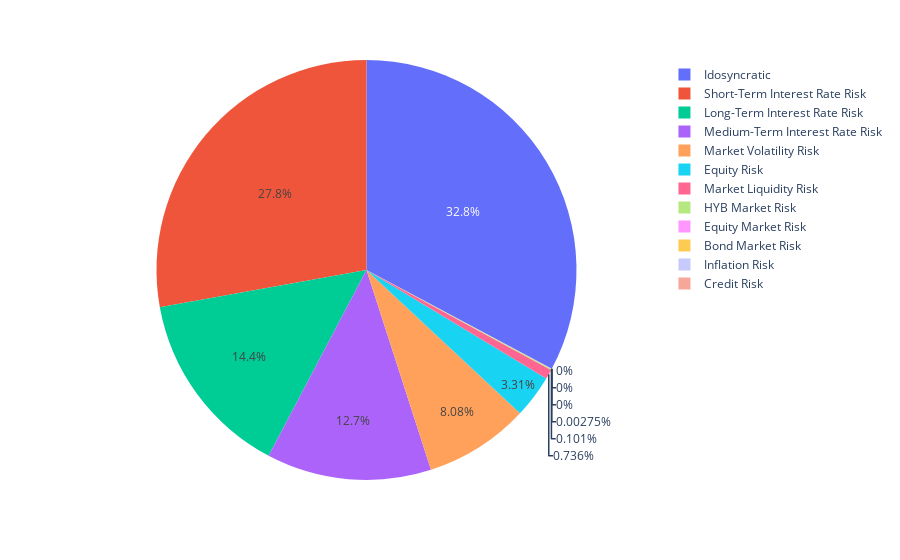
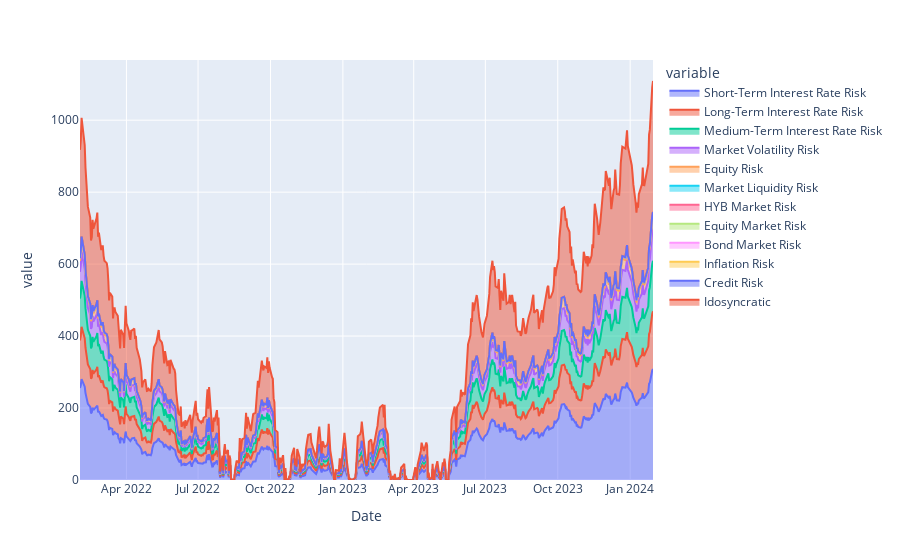
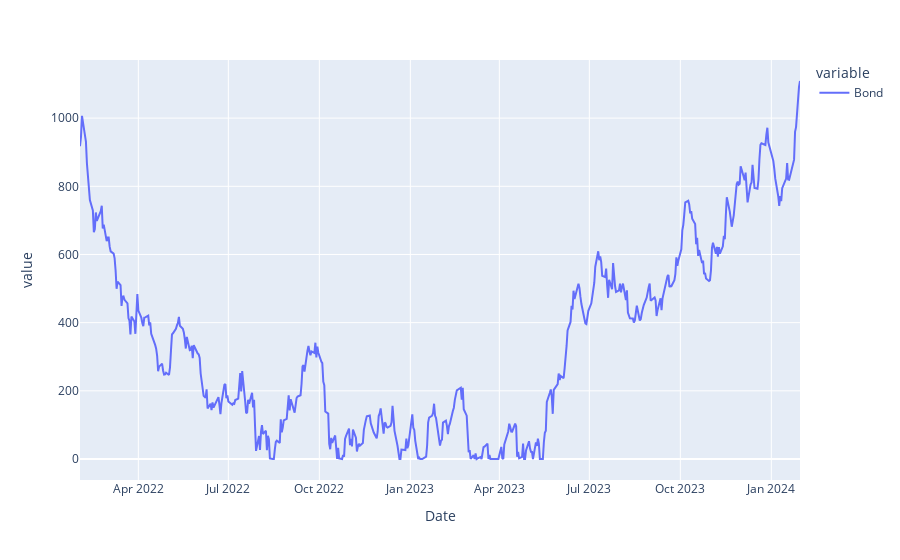

The cell these charts' notebook holds for them, in order:
### Code cell
# Ridge Regression L1_wt = 0
# LASSO Regression L1_wt = 1
# Elastic Net Regression 0 < L1_wt < 1


ALPHA = 2
L1 = 1.0
USE_NORMALIZED = False
ignore_columns = ["Date", "Bond Price", "Bond Price Normalized"]


if USE_NORMALIZED:
    columns = [c for c in df_raw.columns if (c not in ignore_columns) and ("Normalized" in c)]
    target = "Bond Price Normalized"
else:
    columns = [c for c in df_raw.columns if (c not in ignore_columns) and ("Normalized" not in c)]
    target = "Bond Price"
print(columns)

X = sm.add_constant(df_raw[columns])
X = X.fillna(X.mean())

model = sm.OLS(df_raw[target], X).fit_regularized(alpha=ALPHA, L1_wt=L1)
param_names = [name.replace(" Normalized", "") for name in model.model.exog_names]
param_values = list(model.params)

param_abs_values = [abs(float(v)) for v in param_values]
param_value_total = float(sum(param_abs_values))
param_proportion = [v/param_value_total for v in param_abs_values]
key_value = [(param_names[i], param_proportion[i]) for i in range(len(param_names))]
key_value.sort(key=lambda x: x[1], reverse=True)
const = float([x[1] for x in key_value if x[0] == "const"][0])
key_value = [x for x in key_value if x[0] != "const"]
key_value.append(["Idosyncratic", const])

df_pie = pd.DataFrame()
df_pie["Name"] = [x[0] for x in key_value]
df_pie["Value"] = [x[1] for x in key_value]
px.pie(df_pie, values="Value", names="Name").show()


proportion_total = np.zeros(df_raw.shape[0])

df_final = pd.DataFrame()
df_final["Date"] = df_raw["Date"]
df_final["Bond"] = df_raw[target]

for name, proportion in key_value:
    value = (df_final["Bond"] * proportion)
    df_final[name] = value

y_labels = [x[0] for x in key_value]
px.area(df_final, x="Date", y=y_labels).show()
px.line(df_final, x="Date", y=["Bond"]).show()

### Figure 1 — Plotly figure (JSON) as saved in the notebook; plotly's stock layout.template omitted (floating-point values rounded to 4 significant figures)
{"data": [{"domain": {"x": [0, 1], "y": [0, 1]}, "hovertemplate": "Name=%{label}<br>Value=%{value}<extra></extra>", "labels": ["Short-Term Interest Rate Risk", "Long-Term Interest Rate Risk", "Medium-Term Interest Rate Risk", "Market Volatility Risk", "Equity Risk", "Market Liquidity Risk", "HYB Market Risk", "Equity Market Risk", "Bond Market Risk", "Inflation Risk", "Credit Risk", "Idosyncratic"], "legendgroup": "", "name": "", "showlegend": true, "type": "pie", "values": [0.2784, 0.1445, 0.1268, 0.0808, 0.03311, 0.007359, 0.001007, 2.752e-05, 0, 0, 0, 0.328]}], "layout": {"autosize": true, "legend": {"tracegroupgap": 0}, "margin": {"t": 60}}}

### Figure 2 — Plotly figure (JSON) as saved in the notebook; plotly's stock layout.template omitted (floating-point values rounded to 4 significant figures; data arrays with more than 128 entries replaced by an {"elided": "..."} marker saying what was removed)
{"data": [{"fillpattern": {"shape": ""}, "hovertemplate": "variable=Short-Term Interest Rate Risk<br>Date=%{x}<br>value=%{y}<extra></extra>", "legendgroup": "Short-Term Interest Rate Risk", "line": {"color": "#636efa"}, "marker": {"symbol": "circle"}, "mode": "lines", "name": "Short-Term Interest Rate Risk", "orientation": "v", "showlegend": true, "stackgroup": "1", "type": "scatter", "x": {"elided": "501 str values"}, "xaxis": "x", "y": {"elided": "501 float values"}, "yaxis": "y"}, {"fillpattern": {"shape": ""}, "hovertemplate": "variable=Long-Term Interest Rate Risk<br>Date=%{x}<br>value=%{y}<extra></extra>", "legendgroup": "Long-Term Interest Rate Risk", "line": {"color": "#EF553B"}, "marker": {"symbol": "circle"}, "mode": "lines", "name": "Long-Term Interest Rate Risk", "orientation": "v", "showlegend": true, "stackgroup": "1", "type": "scatter", "x": {"elided": "501 str values"}, "xaxis": "x", "y": {"elided": "501 float values"}, "yaxis": "y"}, {"fillpattern": {"shape": ""}, "hovertemplate": "variable=Medium-Term Interest Rate Risk<br>Date=%{x}<br>value=%{y}<extra></extra>", "legendgroup": "Medium-Term Interest Rate Risk", "line": {"color": "#00cc96"}, "marker": {"symbol": "circle"}, "mode": "lines", "name": "Medium-Term Interest Rate Risk", "orientation": "v", "showlegend": true, "stackgroup": "1", "type": "scatter", "x": {"elided": "501 str values"}, "xaxis": "x", "y": {"elided": "501 float values"}, "yaxis": "y"}, {"fillpattern": {"shape": ""}, "hovertemplate": "variable=Market Volatility Risk<br>Date=%{x}<br>value=%{y}<extra></extra>", "legendgroup": "Market Volatility Risk", "line": {"color": "#ab63fa"}, "marker": {"symbol": "circle"}, "mode": "lines", "name": "Market Volatility Risk", "orientation": "v", "showlegend": true, "stackgroup": "1", "type": "scatter", "x": {"elided": "501 str values"}, "xaxis": "x", "y": {"elided": "501 float values"}, "yaxis": "y"}, {"fillpattern": {"shape": ""}, "hovertemplate": "variable=Equity Risk<br>Date=%{x}<br>value=%{y}<extra></extra>", "legendgroup": "Equity Risk", "line": {"color": "#FFA15A"}, "marker": {"symbol": "circle"}, "mode": "lines", "name": "Equity Risk", "orientation": "v", "showlegend": true, "stackgroup": "1", "type": "scatter", "x": {"elided": "501 str values"}, "xaxis": "x", "y": {"elided": "501 float values"}, "yaxis": "y"}, {"fillpattern": {"shape": ""}, "hovertemplate": "variable=Market Liquidity Risk<br>Date=%{x}<br>value=%{y}<extra></extra>", "legendgroup": "Market Liquidity Risk", "line": {"color": "#19d3f3"}, "marker": {"symbol": "circle"}, "mode": "lines", "name": "Market Liquidity Risk", "orientation": "v", "showlegend": true, "stackgroup": "1", "type": "scatter", "x": {"elided": "501 str values"}, "xaxis": "x", "y": {"elided": "501 float values"}, "yaxis": "y"}, {"fillpattern": {"shape": ""}, "hovertemplate": "variable=HYB Market Risk<br>Date=%{x}<br>value=%{y}<extra></extra>", "legendgroup": "HYB Market Risk", "line": {"color": "#FF6692"}, "marker": {"symbol": "circle"}, "mode": "lines", "name": "HYB Market Risk", "orientation": "v", "showlegend": true, "stackgroup": "1", "type": "scatter", "x": {"elided": "501 str values"}, "xaxis": "x", "y": {"elided": "501 float values"}, "yaxis": "y"}, {"fillpattern": {"shape": ""}, "hovertemplate": "variable=Equity Market Risk<br>Date=%{x}<br>value=%{y}<extra></extra>", "legendgroup": "Equity Market Risk", "line": {"color": "#B6E880"}, "marker": {"symbol": "circle"}, "mode": "lines", "name": "Equity Market Risk", "orientation": "v", "showlegend": true, "stackgroup": "1", "type": "scatter", "x": {"elided": "501 str values"}, "xaxis": "x", "y": {"elided": "501 float values"}, "yaxis": "y"}, {"fillpattern": {"shape": ""}, "hovertemplate": "variable=Bond Market Risk<br>Date=%{x}<br>value=%{y}<extra></extra>", "legendgroup": "Bond Market Risk", "line": {"color": "#FF97FF"}, "marker": {"symbol": "circle"}, "mode": "lines", "name": "Bond Market Risk", "orientation": "v", "showlegend": true, "stackgroup": "1", "type": "scatter", "x": {"elided": "501 str values"}, "xaxis": "x", "y": {"elided": "501 int values"}, "yaxis": "y"}, {"fillpattern": {"shape": ""}, "hovertemplate": "variable=Inflation Risk<br>Date=%{x}<br>value=%{y}<extra></extra>", "legendgroup": "Inflation Risk", "line": {"color": "#FECB52"}, "marker": {"symbol": "circle"}, "mode": "lines", "name": "Inflation Risk", "orientation": "v", "showlegend": true, "stackgroup": "1", "type": "scatter", "x": {"elided": "501 str values"}, "xaxis": "x", "y": {"elided": "501 int values"}, "yaxis": "y"}, {"fillpattern": {"shape": ""}, "hovertemplate": "variable=Credit Risk<br>Date=%{x}<br>value=%{y}<extra></extra>", "legendgroup": "Credit Risk", "line": {"color": "#636efa"}, "marker": {"symbol": "circle"}, "mode": "lines", "name": "Credit Risk", "orientation": "v", "showlegend": true, "stackgroup": "1", "type": "scatter", "x": {"elided": "501 str values"}, "xaxis": "x", "y": {"elided": "501 int values"}, "yaxis": "y"}, {"fillpattern": {"shape": ""}, "hovertemplate": "variable=Idosyncratic<br>Date=%{x}<br>value=%{y}<extra></extra>", "legendgroup": "Idosyncratic", "line": {"color": "#EF553B"}, "marker": {"symbol": "circle"}, "mode": "lines", "name": "Idosyncratic", "orientation": "v", "showlegend": true, "stackgroup": "1", "type": "scatter", "x": {"elided": "501 str values"}, "xaxis": "x", "y": {"elided": "501 float values"}, "yaxis": "y"}], "layout": {"autosize": true, "legend": {"title": {"text": "variable"}, "tracegroupgap": 0}, "margin": {"t": 60}, "xaxis": {"anchor": "y", "autorange": true, "domain": [0, 1], "range": ["2022-02-01", "2024-01-30"], "title": {"text": "Date"}, "type": "date"}, "yaxis": {"anchor": "x", "autorange": true, "domain": [0, 1], "range": [0, 1167.0], "title": {"text": "value"}, "type": "linear"}}}

### Figure 3 — Plotly figure (JSON) as saved in the notebook; plotly's stock layout.template omitted (floating-point values rounded to 4 significant figures; data arrays with more than 128 entries replaced by an {"elided": "..."} marker saying what was removed)
{"data": [{"hovertemplate": "variable=Bond<br>Date=%{x}<br>value=%{y}<extra></extra>", "legendgroup": "Bond", "line": {"color": "#636efa", "dash": "solid"}, "marker": {"symbol": "circle"}, "mode": "lines", "name": "Bond", "orientation": "v", "showlegend": true, "type": "scatter", "x": {"elided": "501 str values"}, "xaxis": "x", "y": {"elided": "501 float values"}, "yaxis": "y"}], "layout": {"autosize": true, "legend": {"title": {"text": "variable"}, "tracegroupgap": 0}, "margin": {"t": 60}, "xaxis": {"anchor": "y", "autorange": true, "domain": [0, 1], "range": ["2022-02-01", "2024-01-30"], "title": {"text": "Date"}, "type": "date"}, "yaxis": {"anchor": "x", "autorange": true, "domain": [0, 1], "range": [-61.59, 1170.0], "title": {"text": "value"}, "type": "linear"}}}
